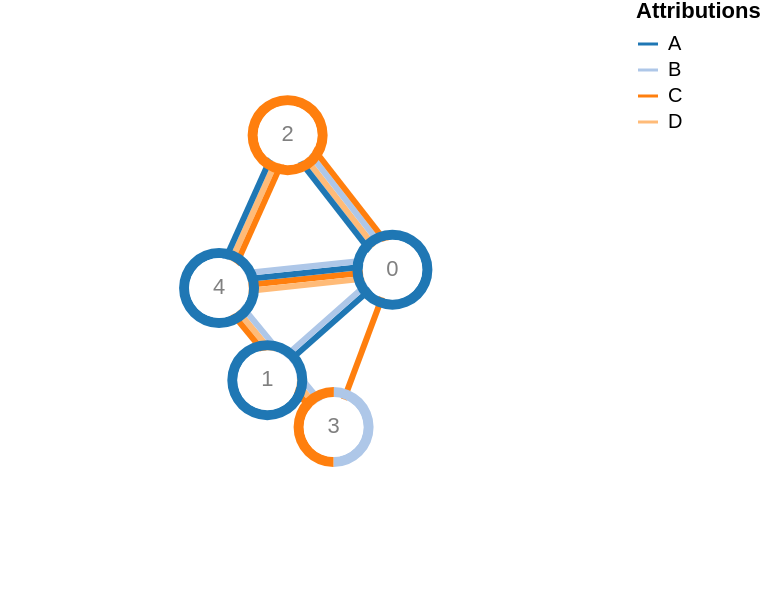

Source (Vega-Lite JSON):
### Vega specification from a JSON file in a GitHub repository (floating-point values rounded to 4 significant figures)
{"$schema": "https://vega.github.io/schema/vega/v5.json", "description": "A node-link diagram with force-directed and attributions as arc-segments, multilines.", "width": 300, "height": 300, "padding": 0, "signals": [{"name": "cx", "update": "width / 2"}, {"name": "cy", "update": "height / 2"}, {"name": "innerRadius", "value": 15}, {"name": "bandWidth", "value": 5}, {"name": "nodeCharge", "value": -80}, {"name": "linkDistance", "value": 80}, {"name": "lineWidth", "value": 3}, {"name": "static", "value": true, "bind": {"input": "checkbox"}}, {"description": "State variable for active node fix status.", "name": "fix", "value": false, "on": [{"events": "symbol:mouseout[!event.buttons], window:mouseup", "update": "false"}, {"events": "symbol:mouseover", "update": "fix || true"}, {"events": "[symbol:mousedown, window:mouseup] > window:mousemove!", "update": "xy()", "force": true}]}, {"description": "Graph node most recently interacted with.", "name": "node", "value": null, "on": [{"events": "symbol:mouseover", "update": "fix === true ? item() : node"}]}, {"description": "Flag to restart Force simulation upon data changes.", "name": "restart", "value": false, "on": [{"events": {"signal": "fix"}, "update": "fix && fix.length"}]}], "scales": [{"name": "color", "type": "ordinal", "range": {"scheme": "category20"}, "domain": {"sort": {"order": "ascending"}, "fields": [{"data": "node-attributions", "field": "attribution"}, {"data": "link-attributions", "field": "attribution"}]}}], "legends": [{"title": "Attributions", "stroke": "color", "symbolType": "stroke"}], "marks": [{"name": "nodes", "type": "symbol", "zindex": 1, "from": {"data": "node-data"}, "on": [{"trigger": "fix", "modify": "node", "values": "fix === true ? {fx: node.x, fy: node.y} : {fx: fix[0], fy: fix[1]}"}, {"trigger": "!fix", "modify": "node", "values": "{fx: null, fy: null}"}], "encode": {"enter": {"fill": {"value": "white"}, "size": {"signal": "2 * (innerRadius+bandWidth+1) * (innerRadius+bandWidth+1)"}}, "update": {"cursor": {"value": "pointer"}}}, "transform": [{"type": "force", "iterations": 300, "restart": {"signal": "restart"}, "static": {"signal": "static"}, "signal": "force", "forces": [{"force": "center", "x": {"signal": "cx"}, "y": {"signal": "cy"}}, {"force": "collide", "radius": {"signal": "innerRadius+bandWidth"}}, {"force": "nbody", "strength": {"signal": "nodeCharge"}}, {"force": "link", "links": "link-data", "distance": {"signal": "linkDistance"}}]}]}, {"name": "links", "type": "group", "zindex": 0, "from": {"facet": {"data": "link-data", "name": "link-facets", "groupby": "id"}}, "data": [{"name": "linky-data", "source": "link-facets", "transform": [{"type": "flatten", "fields": ["attribution"], "index": "_idx"}, {"type": "formula", "as": "weight", "expr": "1"}, {"type": "formula", "as": "slot", "expr": "if(datum._idx%2==0, datum._idx/2, -(datum._idx+1)/2)"}, {"type": "formula", "as": "idx", "expr": "datum.source.x-datum.target.x"}, {"type": "formula", "as": "idy", "expr": "datum.source.y-datum.target.y"}, {"type": "formula", "as": "length", "expr": "sqrt(pow(datum.idx, 2) + pow(datum.idy, 2))"}, {"type": "formula", "as": "Ax", "expr": "-datum.idy/datum.length"}, {"type": "formula", "as": "Ay", "expr": "datum.idx/datum.length"}, {"type": "formula", "as": "nx", "expr": "datum.source.x + datum.slot * lineWidth * datum.Ax"}, {"type": "formula", "as": "nx2", "expr": "datum.target.x + datum.slot * lineWidth * datum.Ax"}, {"type": "formula", "as": "ny", "expr": "datum.source.y + datum.slot * lineWidth * datum.Ay"}, {"type": "formula", "as": "ny2", "expr": "datum.target.y + datum.slot * lineWidth * datum.Ay"}]}], "marks": [{"type": "rule", "name": "lines", "from": {"data": "linky-data"}, "encode": {"enter": {"stroke": {"scale": "color", "field": "attribution"}, "strokeWidth": {"signal": "lineWidth"}}, "update": {"x": {"field": "nx"}, "y": {"field": "ny"}, "x2": {"field": "nx2"}, "y2": {"field": "ny2"}}}}]}, {"name": "nodeHalos", "type": "group", "from": {"facet": {"data": "node-attributions", "name": "node-facets", "groupby": "id"}}, "data": [{"name": "attribution-arcs", "source": "node-facets", "transform": [{"type": "pie", "field": "weight", "startAngle": 0, "endAngle": 6.29, "sort": true}, {"type": "lookup", "from": "nodes", "key": "datum.id", "fields": ["id"], "values": ["x", "y"]}]}], "marks": [{"type": "arc", "from": {"data": "attribution-arcs"}, "encode": {"enter": {"fill": {"scale": "color", "field": "attribution"}, "startAngle": {"field": "startAngle"}, "endAngle": {"field": "endAngle"}, "innerRadius": {"signal": "innerRadius"}, "outerRadius": {"signal": "innerRadius+bandWidth"}}, "update": {"x": {"field": "x"}, "y": {"field": "y"}}}}]}, {"type": "text", "name": "labels", "zindex": 2, "interactive": false, "from": {"data": "nodes"}, "encode": {"enter": {"text": {"field": "datum.label"}, "align": {"value": "center"}, "baseline": {"value": "middle"}}, "update": {"x": {"field": "x"}, "y": {"field": "y"}, "fill": [{"test": "indexof(datum.datum.attribution, '*all*')>=0", "value": "lightgray"}, {"value": "gray"}]}}}], "data": [{"name": "node-data", "values": [{"attribution": ["A"], "label": 0, "id": 0}, {"attribution": ["A"], "label": 1, "id": 1}, {"attribution": ["C"], "label": 2, "id": 2}, {"attribution": ["B", "C"], "label": 3, "id": 3}, {"attribution": ["A"], "label": 4, "id": 4}]}, {"name": "link-data", "values": [{"attribution": ["A", "B"], "source": 0, "target": 1}, {"attribution": ["D", "B", "A", "C"], "source": 0, "target": 2}, {"attribution": ["C"], "source": 0, "target": 3}, {"attribution": ["C", "A", "D", "B"], "source": 0, "target": 4}, {"attribution": ["D", "A", "C"], "source": 2, "target": 4}, {"attribution": ["D", "B", "C"], "source": 3, "target": 4}]}, {"name": "node-attributions", "source": "node-data", "transform": [{"type": "flatten", "fields": ["attribution"]}, {"type": "formula", "as": "weight", "expr": "1"}]}, {"name": "link-attributions", "source": "link-data", "transform": [{"type": "flatten", "fields": ["attribution"], "index": "_idx"}]}]}
